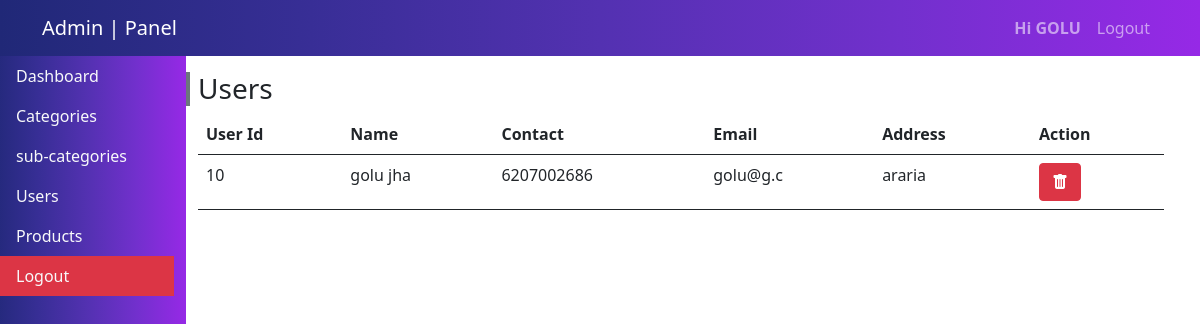
Page /admin/users.php (signed in) on the committed database.
### tables this page shows
CREATE TABLE `accounts` (
  `user_id` int(11) NOT NULL,
  `name` varchar(200) NOT NULL,
  `contact` varchar(200) NOT NULL,
  `email` varchar(200) NOT NULL,
  `address` varchar(200) NOT NULL,
  `password` varchar(300) NOT NULL
);

### admin/admin_config.php (called while the page is built, shortened)
<?php
$conn = mysqli_connect("localhost","root","","flipkart") or die("db fail");
function callingAlldata($table){
    $array=[];
    global $conn;
    $query = mysqli_query($conn,"select * from $table");
    while ($row = mysqli_fetch_array($query)) {
        $array[] = $row;
    }
    return $array;
}
function singleCalling($table){
    global $conn;
    $query = mysqli_query($conn,"select * from $table");
    $row = mysqli_fetch_array($query);
    return $row;
}
?>

### admin/users.php (the view, shortened to what this page needs)
<?php include "admin_config.php" ?>
<!DOCTYPE html>
<html lang="en">
<head>
    <link rel="stylesheet" href="https://cdn.jsdelivr.net/npm/bootstrap-icons@1.7.2/font/bootstrap-icons.css">
    <link href="https://cdn.jsdelivr.net/npm/bootstrap@5.1.3/dist/css/bootstrap.min.css" rel="stylesheet">
</head>
<body>
    <?php include "header.php" ?>
    <div class="container-fluid ps-0">
    <div class="row w-100 p-0">
        <div class="col-2" id="side" style="height:100vh;overflow-y:scroll">
            <?php include "side.php";?>
        </div>
        <div class="col-10">
                <div class="row mt-3">
                    <div class="col-6 p-0">
                        <h3 class="ps-2 border-4 border-start border-secondary">Users</h3>
                    </div>
                </div>
                <table class="table border-0">
                    <tr>
                        <th>User Id</th>
                        <th>Name</th>
                        <th>Contact</th>
                        <th>Email</th>
                        <th>Address</th>
                        <th>Action</th>
                    </tr>
                    <?php
                    $data = callingAlldata("accounts");
                    foreach ($data as $value) { ?>
                    <tr>
                        <td><?= $value['user_id']; ?></td>
                        <td><?= $value['name']; ?></td>
                        <td><?= $value['contact']; ?></td>
                        <td><?= $value['email']; ?></td>
                        <td><?= $value['address']; ?></td>
                        <td><a href="users.php?account_id=<?= $value['user_id'];?>" class="btn btn-danger "><i class="bi bi-trash-fill"></i></a></td>
                    </tr>
                    <?php } ?>
                </table>
            </div>
    </div>
</div>
</body>
</html>

### admin/header.php (shortened to what this page needs)
<?php  if (isset($_SESSION['user'])) {
  $log = $_SESSION['user'];
  $name = singleCalling("admin where username = '$log'");
}  ?>
<nav class="navbar navbar-expand-lg navbar-dark sticky-top" id="navbar_color">
  <div class="container">
    <a href="index.php" class="navbar-brand">Admin | Panel</a>
    <ul class="navbar-nav">
      <?php if (isset($_SESSION['user'])) { ?>
        <li class="nav-item"><a href="index.php" class="nav-link fw-bold">Hi <?= $name['id_name']; ?></a></li>
        <li class="nav-item"><a href="admin_logout.php" class="nav-link">Logout</a></li>
     <?php } else {?>
      <li class="nav-item"><a href="admin_login.php" class="nav-link">Login</a></li>
    <?php } ?>
    </ul>
  </div>
</nav>

### admin/users.php (style rules this page uses)
#side { background-image: linear-gradient(to right, rgba(32, 40, 119, 1), rgba(55, 46, 149, 1), rgba(83, 49, 177, 1), rgba(114, 48, 205, 1), rgba(150, 41, 230, 1)) !important }

### admin/header.php (style rules this page uses)
#navbar_color { background-image: linear-gradient(to right, rgba(32, 40, 119, 1), rgba(55, 46, 149, 1), rgba(83, 49, 177, 1), rgba(114, 48, 205, 1), rgba(150, 41, 230, 1)) !important }

### rows in the picture
accounts: user_id "10", name "golu jha", contact "6207002686", email "golu@g.c", address "araria"

### other values in the picture
$name['id_name'] "GOLU"
